Frame 1 (no input): blank canvas, image omitted
Frame 60 (no input): blank canvas, image omitted
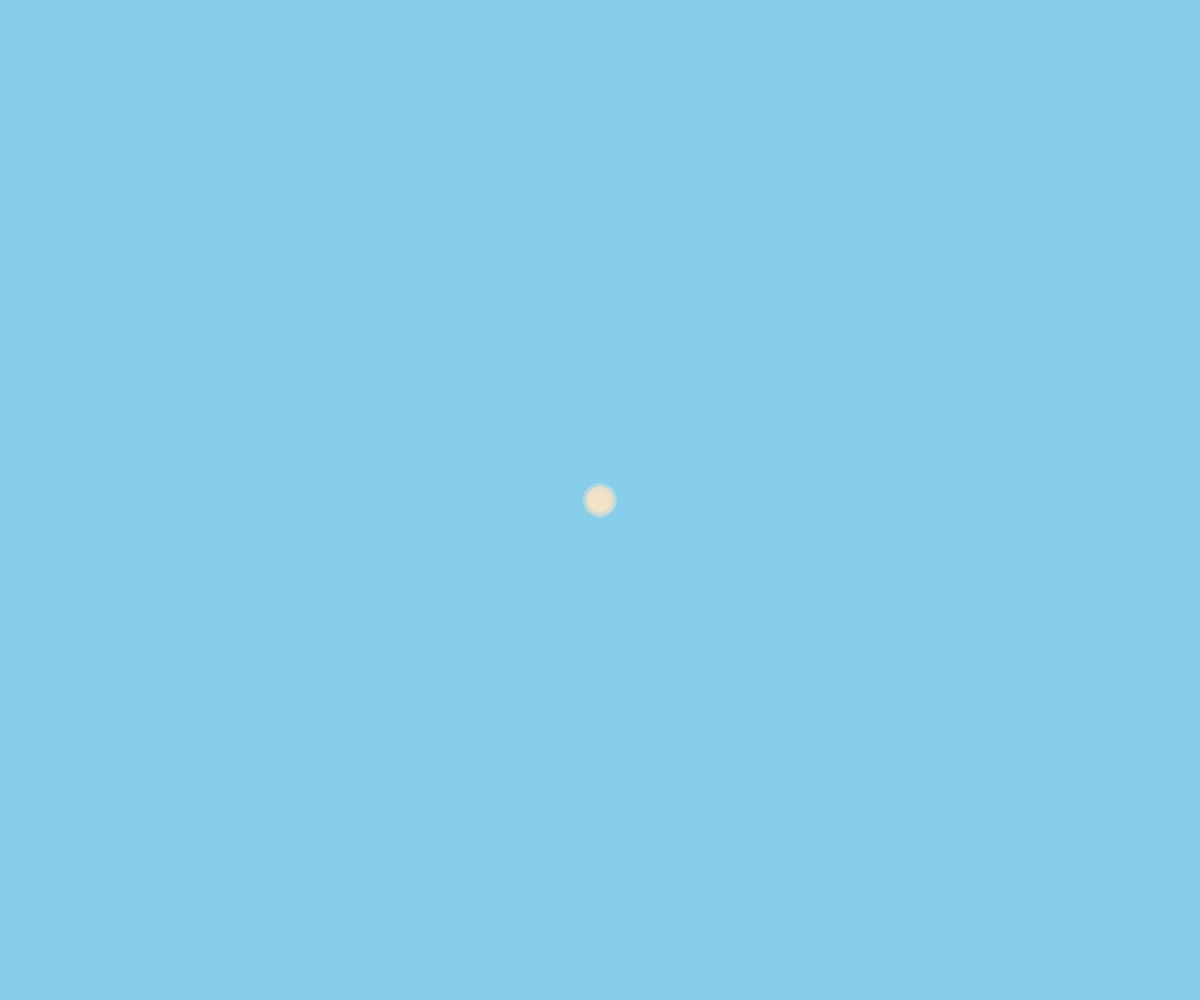
Frame 120 (the mouse pressed at the canvas centre since frame 60)

The p5.js sketch whose frames 1 and 60 were blank and that drew this single picture after the mouse press (run headless with seeded random() and noise() and a simulated clock; from frame 60 on, the mouse is pressed at the canvas centre):

// p5.js sketch
// ── sketch.js
let marshmallows = [];

function setup() {
  createCanvas(windowWidth, windowHeight);
}

function draw() {
  background('#87CEEB');

  for (let i = marshmallows.length - 1; i >= 0; i--) {
    marshmallows[i].update();
    marshmallows[i].display();

    if (marshmallows[i].isOffscreen()) {
      marshmallows.splice(i, 1);
    }
  }
}

function mousePressed() {
  for (let i = 0; i < 5; i++) {
    marshmallows.push(new Marshmallow(mouseX, mouseY));
  }
}

class Marshmallow {
  constructor(x, y) {
    this.x = x;
    this.y = y;
    this.size = random(20, 40);
    this.color = color(255, 228, 196, 90);
    this.xSpeed = random(-2, 2);
    this.ySpeed = random(-2, 2);
  }

  update() {
    this.x += this.xSpeed;
    this.y += this.ySpeed;

    let angle = atan2(mouseY - this.y, mouseX - this.x);
    this.x += cos(angle) * 2;
    this.y += sin(angle) * 2;
  }

  display() {
    noStroke();
    fill(this.color);
    ellipse(this.x, this.y, this.size, this.size);
  }
  //GPT의 도움을 받았습니다요
  isOffscreen() {
    return (
      this.x < 0 ||
      this.x > width ||
      this.y < 0 ||
      this.y > height ||
      this.size < 0
    );
  }
}
